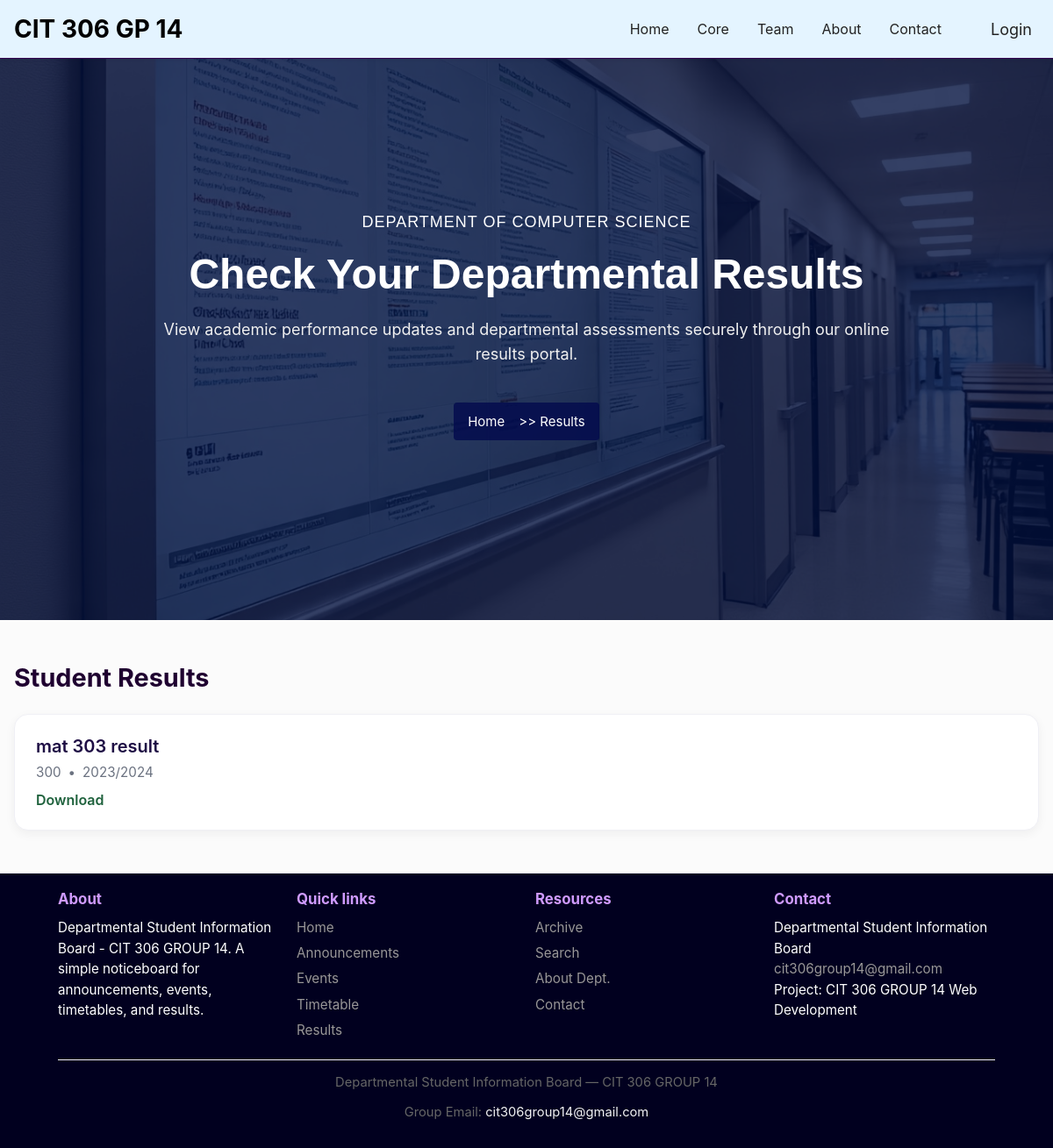
Page /board/results/ on the committed database.
### board/models.py (models this page shows, shortened)
class Result(models.Model):
    title = models.CharField(max_length=255)
    file = models.FileField(upload_to='results/', null=True, blank=True)
    level = models.CharField(max_length=50)
    session = models.CharField(max_length=50)
    uploaded_by = models.ForeignKey(User, on_delete=models.SET_NULL, null=True, blank=True)
    upload_date = models.DateTimeField(auto_now_add=True)

### board/views.py (the view)
# urls.py: path('results/', views.results, name='results'),
def results(request):
    qs = Result.objects.order_by('-upload_date')
    return render(request, 'board/results.html', {'results': qs})

### board/templates/board/results.html (shortened to what this page needs)
{% extends 'core/base.html' %}
{% load static %}
{% block content %}
<section class="heroBanner">
  <div class="container">
    <div class="row">
      <div class="col-md-10 col-lg-8 col-xl-7">
        <div class="heroContent">
          <h5>Department of Computer Science</h5>
          <h2>Check Your Departmental Results</h2>
          <p>View academic performance updates and departmental assessments securely through our online results portal.</p>
          <div class="heroBreadcrumb">
            <a href="{% url 'core:home' %}">Home</a>
            <span> >> Results</span>
          </div>
        </div>
      </div>
    </div>
  </div>
</section>
<section class="results-section">
  <div class="results-header">
    <h2 class="results-title">Student Results</h2>
  </div>
  <ul class="results-grid">
    {% for r in results %}
    <li class="result-card">
      <h3 class="result-title">{{ r.title }}</h3>
      <div class="result-meta">
        <span>{{ r.level }}</span> • <span>{{ r.session }}</span>
      </div>
      {% if r.file %}
      <a href="{{ r.file.url }}" download class="result-download">
        Download
      </a>
      {% endif %}
    </li>
    {% empty %}
    <li class="no-results">No results uploaded yet.</li>
    {% endfor %}
  </ul>
</section>
{% endblock %}

### static/css/style.css (style rules this page uses)
:root { --primary: #1f0030; --muted: #666; --accent: #0d6efd; --bg: #fbfbfb; margin: 0; width: 100%; }
* { box-sizing:border-box }
body { font-family:Inter, Arial, sans-serif; margin:0; background:var(--bg); color:#111 }
.container { width:100%; max-width:1200px; margin:0 auto; padding:1rem }

### board/templates/board/results.html (style rules this page uses)
.results-section { margin: 3rem 0; padding: 0 1rem; }
.results-header { display: flex; justify-content: space-between; align-items: center; margin-bottom: 1.5rem; }
.results-title { font-size: 1.8rem; font-weight: 700; color: #1f0030; }
.results-grid { list-style: none; display: grid; grid-template-columns: repeat(auto-fit, minmax(280px, 1fr)); gap: 1.75rem; padding: 0; }
.result-card { background: #fff; border: 1px solid #f0f0f5; border-radius: 1rem; padding: 1.5rem; box-shadow: 0 4px 12px rgba(0,0,0,0.05); transition: all 0.25s ease; }
.result-title { font-size: 1.25rem; font-weight: 600; color: #1e0d44; margin-bottom: 0.5rem; }
.result-meta { font-size: 0.95rem; color: #6b7280; display: flex; gap: 0.5rem; align-items: center; }
.result-download { display: inline-block; margin-top: 0.75rem; color: #1e613c; font-weight: 600; text-decoration: none; transition: color 0.2s ease; }

### rows in the picture
Result: title "mat 303 result", level "300", session "2023/2024"
